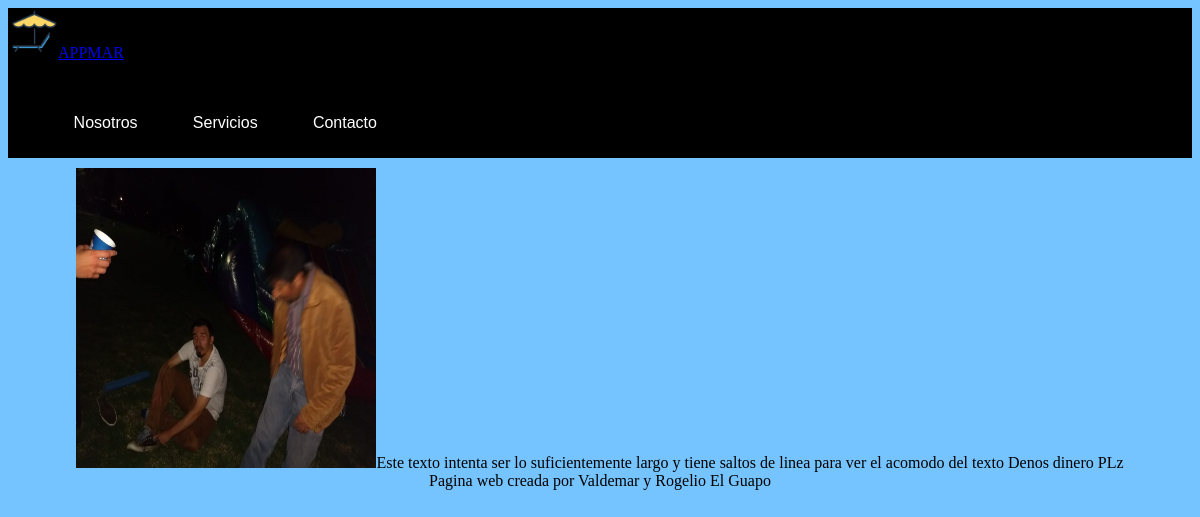
The page /appmar/Nosotros.php on the database its author committed.
### tables this page shows
CREATE TABLE `header_cont` (
  `Logo_dir` varchar(200) NOT NULL,
  `Texto` varchar(50) NOT NULL,
  `id` int(11) NOT NULL
);

CREATE TABLE `nosotros_cont` (
  `Imagen_dir` varchar(200) NOT NULL,
  `Texto` text NOT NULL,
  `id` int(11) NOT NULL DEFAULT '1'
);

CREATE TABLE `footer_cont` (
  `Texto` varchar(200) NOT NULL,
  `id` int(11) NOT NULL
);

### appmar/Nosotros.php (the view, shortened to what this page needs)
<!DOCTYPE html>
<html lang="es">
<head>
    <link rel="stylesheet" href="css/myStyle.css" />
</head>
<body>
    <header>
        <?php
		require_once('Layouts/header.php');
	?>
    </header>
    <section>
        <div align="center" class="container">
            <?php
        $db = new Conexion();
        $sql= ("select Imagen_dir, Texto from nosotros_cont");
if ($result = $db->query($sql)) {
    while ($row = $result->fetch_row()) {
    echo "<img src='".$row[0]."' / width=300 height=300>";
	echo $row[1];
    }
}
        ?>
        </div>
    </section>
    <footer>
        <div align="center">
            <?php
		include_once('Layouts/footer.php');
	?>
        </div>
    </footer>
</body>
</html>

### appmar/Layouts/header.php (shortened to what this page needs)
<header>
			<?php
			$hb = new Conexion();
			$sqq= ("select * from header_cont");
        	$resul = $hb->query($sqq);
        	$roww = $resul->fetch_row();
			?>
        <a href="index.php">  <?php echo '<img src="'.$roww[0].'" width="50" heigth="50">'.$roww[1]; ?> </a>
</header>
<nav class="navbar navbar-inverse">
	<div class="container-fluid">
			<ul  align="center"  class="nav navbar-nav">
				<li >
					<a href="Nosotros.php">Nosotros</a>
				</li>
				<li>
					<a href="Servicios.php">Servicios</a>
				</li>
				<li>
					<a href="Contacto.php">Contacto</a>
				</li>
			</ul>
	</div>
</nav>

### appmar/Layouts/footer.php
<div id="footer">
      <div class="container">
      	<?php
        $cb = new Conexion();
			$sq= ("select * from footer_cont");
        	$resuu = $cb->query($sq);
        	$ro = $resuu->fetch_row();
			?>
        <a">  <?php echo $ro[0]; ?> </a>
     </div>
 </div>

### appmar/css/myStyle.css (style rules this page uses)
header { background: #000000; margin-bottom: 10px; max-width: 100%; max-height: 150px; }
header nav { display: inline-block; padding: 0; max-width: 100%; height: 150px; }
header nav ul li { display: inline-block; padding: 0.1em; vertical-align: bottom; }
header nav ul li a { border: 0; color: #FFF; font-family: century gothic, Helvetica, Verdana; font-size: 1em; padding: 1.5em; text-decoration: none; display: block; width: 10%; height: 5px; }
body { background: #76C4FF; }

### rows shown on the page
header_cont: Texto "APPMAR"
nosotros_cont: Imagen_dir (picture), Texto "Este texto intenta ser lo suficientemente largo y tiene saltos de linea para ver el acomodo del texto Denos dinero PLz"
footer_cont: Texto "Pagina web creada por Valdemar y Rogelio El Guapo"
